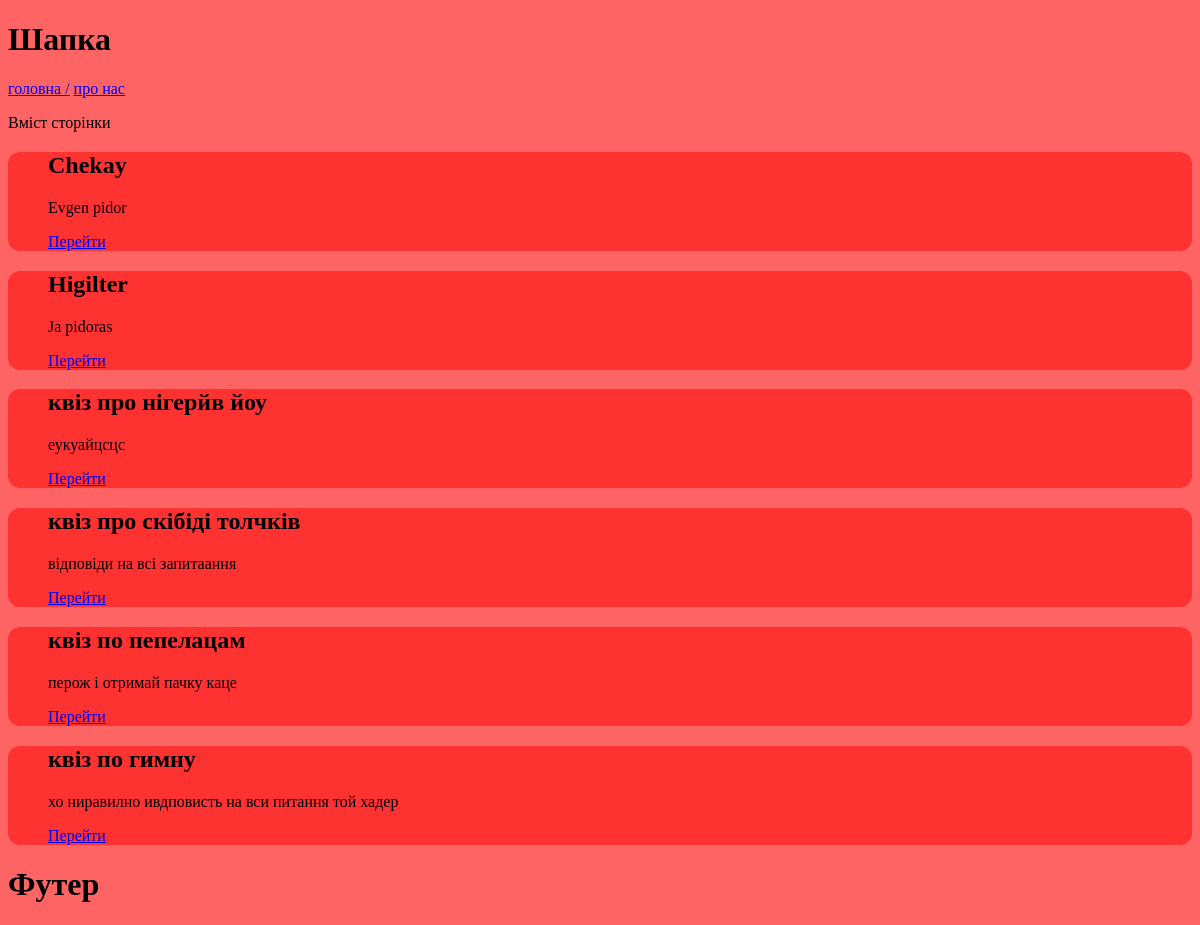
The page / on the database its author committed.
### tables this page shows
CREATE TABLE Quis(
                id INT PRIMARY KEY,
                title VARCHAR(255),
                description TEXT
            );

### runserver.py (the view)
@app.route("/")
def index():
    db_manager = DBMmanager(db_name)
    quizess = db_manager.get_quises()
    return render_template("index.html" , quizess = quizess)

### datamanager.py (called while the page is built)
    def get_quises(self):
        cursor = self.connection.cursor()
        cursor.execute("SELECT * FROM Quis")
        res = cursor.fetchall()
        cursor.close()
        return res

### templates/index.html
{% extends "base.html" %}
{% block content %}
<p> Вміст сторінки </p>
{% for quiz in quizess %}
    <dir class = "qst"><h2>{{ quiz[1] }}</h2>
    <p>{{ quiz[2] }}</p>
    <a href="/quizz/{{quiz[0]}}">Перейти</a></dir>
{% endfor %}
{% endblock %}

### templates/base.html (shortened to what this page needs)
<!DOCTYPE html>
<html lang="en">
<head>
    <link rel="stylesheet" href="{{ url_for('static' , filename='style.css')}}">
</head>
<body>
    <h1> Шапка </h1>
    <nav>
        <a href="/"> головна   /</a>
        <a href="/svaz"> про нас </a>
    </nav>
    {% block content %} {% endblock %}
    <h1> Футер </h1>
</body>
</html>

### static/style.css (style rules this page uses)
body { background : rgb(255 , 100 ,100) ; }
.qst { background : rgb(255 , 50 ,50); border-radius : 12px; }

### rows shown on the page
Quis: title "Chekay", description "Evgen pidor"
Quis: title "Higilter", description "Ja pidoras"
Quis: title "квіз про нігерйв йоу", description "еукуайцсцс"
Quis: title "квіз про скібіді толчків", description "відповіди на всі запитаання"
Quis: title "квіз по пепелацам", description "перож і отримай пачку каце"
Quis: title "квіз по гимну", description "хо ниравилно ивдповисть на вси питання той хадер"
